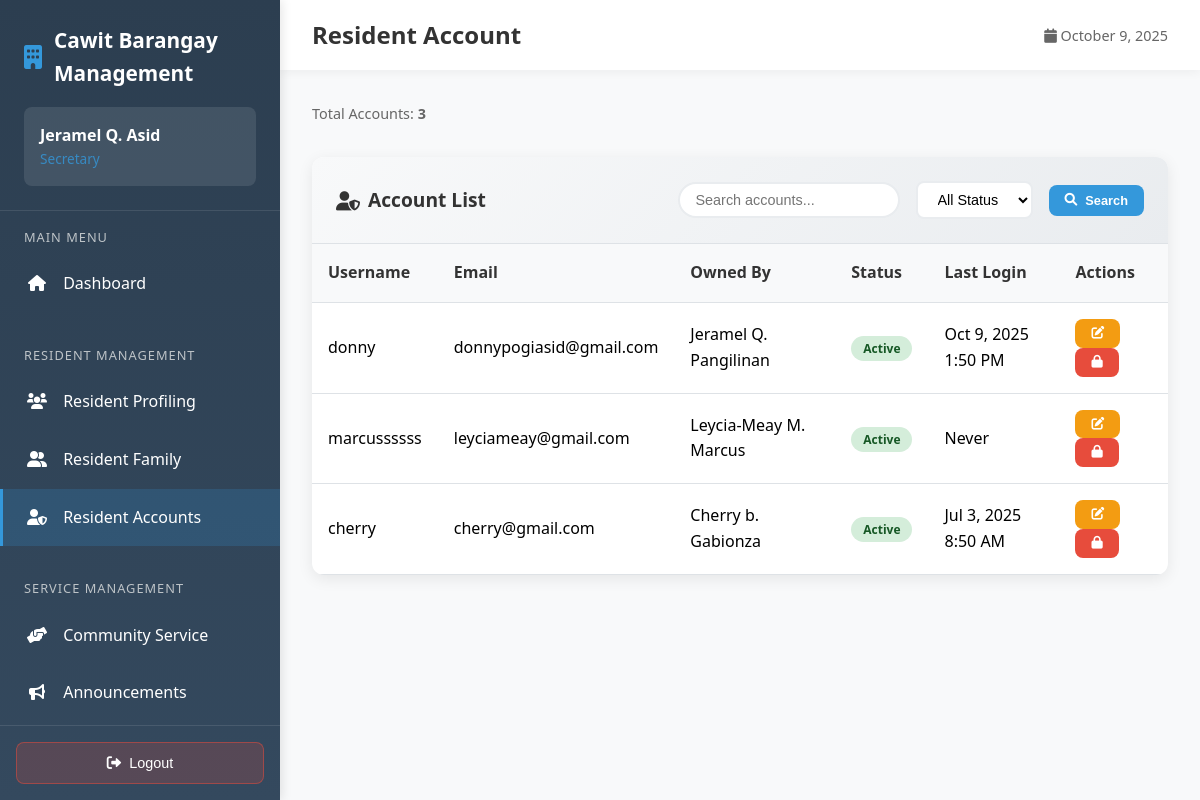
The page /employee/sec/resident_account.php (signed in) on the database its author committed.
### tables this page shows
CREATE TABLE `resident_accounts` (
  `id` int(11) NOT NULL,
  `resident_id` int(11) NOT NULL,
  `username` varchar(50) NOT NULL,
  `email` varchar(100) NOT NULL,
  `password` varchar(255) NOT NULL,
  `is_verified` tinyint(1) DEFAULT 0,
  `verification_token` varchar(100) DEFAULT NULL,
  `last_login` datetime DEFAULT NULL,
  `login_attempts` int(11) DEFAULT 0,
  `account_locked` tinyint(1) DEFAULT 0,
  `created_at` timestamp NOT NULL DEFAULT current_timestamp(),
  `updated_at` timestamp NOT NULL DEFAULT current_timestamp() ON UPDATE current_timestamp()
);

CREATE TABLE `residents` (
  `id` int(11) NOT NULL,
  `first_name` varchar(100) NOT NULL,
  `middle_initial` varchar(1) DEFAULT NULL,
  `last_name` varchar(100) NOT NULL,
  `full_name` varchar(255) DEFAULT NULL,
  `suffix` varchar(50) DEFAULT NULL,
  `age` int(11) NOT NULL,
  `contact_number` varchar(20) NOT NULL,
  `zone` enum('Zone 1A','Zone 1B','Zone 2A','Zone 2B','Zone 3A','Zone 3B','Zone 4A','Zone 4B','Zone 5A','Zone 5B','Zone 6A','Zone 6B','Zone 7A','Zone 7B') NOT NULL DEFAULT 'Zone 1A',
  `email` varchar(100) DEFAULT NULL,
  `created_at` timestamp NOT NULL DEFAULT current_timestamp(),
  `updated_at` timestamp NOT NULL DEFAULT current_timestamp() ON UPDATE current_timestamp(),
  `photo_path` varchar(255) DEFAULT NULL,
  `face_descriptor` text DEFAULT NULL,
  `face_embedding` text DEFAULT NULL,
  `face_photo` longtext DEFAULT NULL,
  `liveness_verified` tinyint(1) DEFAULT 0,
  `total_volunteer_hours` decimal(6,1) DEFAULT 0.0,
  `total_volunteer_events` int(11) DEFAULT 0,
  `last_volunteer_date` date DEFAULT NULL,
  `volunteer_status` enum('inactive','active','outstanding') DEFAULT 'inactive',
  `status` varchar(20) NOT NULL DEFAULT 'active'
);

### employee/sec/resident_account.php (the view, shortened to what this page needs)
<?php
require_once '../../config.php';
$search = isset($_GET['search']) ? mysqli_real_escape_string($connection, $_GET['search']) : '';
$page = isset($_GET['page']) ? intval($_GET['page']) : 1;
$records_per_page = 10;
$offset = ($page - 1) * $records_per_page;
$where_conditions = [];
$where_clause = !empty($where_conditions) ? 'WHERE ' . implode(' AND ', $where_conditions) : '';
$count_query = "SELECT COUNT(*) as total FROM resident_accounts ra
                LEFT JOIN residents r ON ra.resident_id = r.id
                $where_clause";
$count_result = mysqli_query($connection, $count_query);
$total_records = mysqli_fetch_assoc($count_result)['total'];
$residents_query = "SELECT ra.*, r.id as resident_number, r.full_name
                   FROM resident_accounts ra
                   LEFT JOIN residents r ON ra.resident_id = r.id
                   $where_clause
                   ORDER BY ra.created_at DESC
                   LIMIT $records_per_page OFFSET $offset";
$residents_result = mysqli_query($connection, $residents_query);
?>
<!DOCTYPE html>
<html lang="en">
<head>
	<link href="https://cdnjs.cloudflare.com/ajax/libs/font-awesome/6.0.0/css/all.min.css" rel="stylesheet">
	<link href="https://cdn.jsdelivr.net/npm/sweetalert2@11.7.32/dist/sweetalert2.min.css" rel="stylesheet">
</head>
<body>
	<nav class="sidebar" id="sidebar">
		<div class="sidebar-header">
			<div class="sidebar-brand">
				<i class="fas fa-building"></i>
				Cawit Barangay Management
			</div>
			<div class="user-info">
				<div class="user-name"><?php echo $_SESSION['full_name']; ?></div>
				<div class="user-role">Secretary</div>
			</div>
		</div>
		<div class="sidebar-nav">
			<div class="nav-section">
				<div class="nav-section-title">Main Menu</div>
				<a href="dashboard.php" class="nav-item">
					<i class="fas fa-home"></i>
					Dashboard
				</a>
			</div>
			<div class="nav-section">
				<div class="nav-section-title">Resident Management</div>
				<a href="resident-profiling.php" class="nav-item">
					<i class="fas fa-users"></i>
					Resident Profiling
				</a>
				<a href="resident_family.php" class="nav-item">
                    <i class="fas fa-user-friends"></i>
                    Resident Family
                </a>
				<a href="resident_account.php" class="nav-item active">
					<i class="fas fa-user-shield"></i>
					Resident Accounts
				</a>
			</div>
			<div class="nav-section">
				<div class="nav-section-title">Service Management</div>
				<a href="community_service.php" class="nav-item">
					<i class="fas fa-hands-helping"></i>
					Community Service
				</a>
				<a href="announcements.php" class="nav-item">
					<i class="fas fa-bullhorn"></i>
					Announcements
				</a>
				<a href="complaints.php" class="nav-item">
				</a>
			</div>
		</div>
		<div class="logout-section">
            <form action="../../employee/logout.php" method="POST" id="logoutForm" style="width: 100%;">
                <button type="button" class="logout-btn" onclick="handleLogout()">
                    <i class="fas fa-sign-out-alt"></i>
                    Logout
                </button>
            </form>
        </div>
	</nav>
	<div class="main-content">
		<div class="top-bar">
			<h1 class="page-title">Resident Account</h1>
			<div style="display: flex; align-items: center; gap: 1rem;">
				<span style="color: #666; font-size: 0.9rem;">
					<i class="fas fa-calendar"></i> <?php echo date('F j, Y'); ?>
				</span>
			</div>
		</div>
		<div class="content-area">
			<div class="action-buttons">
				<div style="color: #666; font-size: 0.9rem;">
					Total Accounts: <strong><?php echo $total_records; ?></strong>
				</div>
			</div>
			<div class="table-card">
				<div class="table-header">
					<div class="table-title">
						<i class="fas fa-user-shield"></i>
						Account List
					</div>
					<div class="search-filters">
						<form method="GET" style="display: flex; gap: 1rem; align-items: center;">
							<input type="text" name="search" placeholder="Search accounts..."
								   class="search-input" value="<?php echo htmlspecialchars($search); ?>">
							<select name="status" class="filter-select">
								<option value="">All Status</option>
							</select>
							<button type="submit" class="btn btn-primary btn-sm">
								<i class="fas fa-search"></i> Search
							</button>
						</form>
					</div>
				</div>
				<div class="table-responsive">
					<table class="table">
						<thead>
							<tr>
								<th>Username</th>
								<th>Email</th>
								<th>Owned By</th>
								<th>Status</th>
								<th>Last Login</th>
								<th>Actions</th>
							</tr>
						</thead>
						<tbody>
							<?php if (mysqli_num_rows($residents_result) > 0): ?>
								<?php while ($account = mysqli_fetch_assoc($residents_result)): ?>
									<tr>
										<td><?php echo htmlspecialchars($account['username']); ?></td>
										<td><?php echo htmlspecialchars($account['email']); ?></td>
										<td><?php echo htmlspecialchars($account['full_name'] ?? 'N/A'); ?></td>
										<td>
											<span class="status-badge status-<?php echo $account['account_locked'] ? 'inactive' : 'active'; ?>">
												<?php echo $account['account_locked'] ? 'Locked' : 'Active'; ?>
											</span>
										</td>
										<td>
											<?php echo $account['last_login'] ? date('M j, Y g:i A', strtotime($account['last_login'])) : 'Never'; ?>
										</td>
										<td>
											<button class="btn btn-warning btn-sm" onclick="editAccount(<?php echo htmlspecialchars(json_encode($account)); ?>)">
												<i class="fas fa-edit"></i>
											</button>
											<?php if ($account['account_locked']): ?>
												<button class="btn btn-success btn-sm" onclick="unlockAccount(<?php echo $account['id']; ?>)">
													<i class="fas fa-unlock"></i>
												</button>
											<?php else: ?>
												<button class="btn btn-danger btn-sm" onclick="lockAccount(<?php echo $account['id']; ?>)">
													<i class="fas fa-lock"></i>
												</button>
											<?php endif; ?>
										</td>
									</tr>
								<?php endwhile; ?>
							<?php endif; ?>
						</tbody>
					</table>
				</div>
			</div>
		</div>
	</div>
</body>
</html>

### employee/sec/resident_account.php (style rules this page uses)
* { margin: 0; padding: 0; box-sizing: border-box; }
body { font-family: 'Segoe UI', Tahoma, Geneva, Verdana, sans-serif; background: #f8f9fa; line-height: 1.6; overflow-x: hidden; }
.sidebar { position: fixed; left: 0; top: 0; width: 280px; height: 100vh; background: linear-gradient(180deg, #2c3e50 0%, #34495e 100%); color: white; transition: transform 0.3s ease; z-index: 1000; box-shadow: 2px 0 10px rgba(0,0,0,0.1); display: flex; flex-direction: column; }
.sidebar-header { padding: 1.5rem; border-bottom: 1px solid rgba(255,255,255,0.1); flex-shrink: 0; }
.sidebar-brand { display: flex; align-items: center; font-size: 1.3rem; font-weight: bold; margin-bottom: 0.5rem; }
.sidebar-brand i { margin-right: 12px; font-size: 1.5rem; color: #3498db; }
.user-info { margin-top: 1rem; padding: 1rem; background: rgba(255,255,255,0.1); border-radius: 8px; }
.user-name { font-weight: bold; font-size: 1rem; }
.user-role { font-size: 0.85rem; opacity: 0.8; color: #3498db; }
.sidebar-nav { padding: 1rem 0; flex: 1; overflow-y: auto; }
.nav-section { margin-bottom: 2rem; }
.nav-section-title { padding: 0 1.5rem; font-size: 0.8rem; text-transform: uppercase; letter-spacing: 1px; color: #bdc3c7; margin-bottom: 0.5rem; }
.nav-item { display: block; padding: 1rem 1.5rem; color: white; text-decoration: none; transition: all 0.3s ease; position: relative; border-left: 3px solid transparent; }
.nav-item.active { background: rgba(52, 152, 219, 0.2); border-left-color: #3498db; }
.nav-item i { margin-right: 12px; width: 20px; text-align: center; }
.logout-section { padding: 1rem; border-top: 1px solid rgba(255,255,255,0.1); flex-shrink: 0; margin-top: auto; }
.logout-btn { width: 100%; background: rgba(231, 76, 60, 0.2); color: white; border: 1px solid rgba(231, 76, 60, 0.5); padding: 0.75rem; border-radius: 8px; cursor: pointer; transition: all 0.3s ease; font-size: 0.9rem; display: flex; align-items: center; justify-content: center; gap: 0.5rem; }
.main-content { margin-left: 280px; min-height: 100vh; transition: margin-left 0.3s ease; }
.top-bar { background: white; padding: 1rem 2rem; box-shadow: 0 2px 10px rgba(0,0,0,0.05); display: flex; justify-content: space-between; align-items: center; }
.page-title { font-size: 1.5rem; color: #333; font-weight: 600; }
.content-area { padding: 2rem; }
.btn { padding: 0.75rem 1.5rem; border: none; border-radius: 8px; cursor: pointer; font-size: 0.9rem; font-weight: 600; transition: all 0.3s ease; display: inline-flex; align-items: center; gap: 0.5rem; text-decoration: none; }
.btn-primary { background: #3498db; color: white; }
.btn-warning { background: #f39c12; color: white; }
.btn-danger { background: #e74c3c; color: white; }
.btn-sm { padding: 0.5rem 1rem; font-size: 0.8rem; }
.table-card { background: white; border-radius: 12px; box-shadow: 0 4px 15px rgba(0,0,0,0.08); overflow: hidden; }
.table-header { padding: 1.5rem; background: linear-gradient(135deg, #f8f9fa 0%, #e9ecef 100%); border-bottom: 1px solid #dee2e6; display: flex; justify-content: space-between; align-items: center; flex-wrap: wrap; gap: 1rem; }
.table-title { font-size: 1.2rem; font-weight: 600; color: #333; display: flex; align-items: center; gap: 0.5rem; }
.search-filters { display: flex; gap: 1rem; align-items: center; flex-wrap: wrap; }
.search-input { padding: 0.5rem 1rem; border: 2px solid #e9ecef; border-radius: 25px; font-size: 0.9rem; min-width: 200px; }
.filter-select { padding: 0.5rem 1rem; border: 2px solid #e9ecef; border-radius: 8px; font-size: 0.9rem; background: white; }
.table-responsive { overflow-x: auto; }
.table { width: 100%; border-collapse: collapse; }
.table th, .table td { padding: 1rem; text-align: left; border-bottom: 1px solid #dee2e6; }
.table th { background: #f8f9fa; font-weight: 600; color: #333; position: sticky; top: 0; z-index: 10; }
.status-badge { padding: 0.25rem 0.75rem; border-radius: 15px; font-size: 0.75rem; font-weight: bold; text-transform: capitalize; }
.status-active { background: #d4edda; color: #155724; }
.action-buttons { display: flex; justify-content: space-between; align-items: center; margin-bottom: 2rem; flex-wrap: wrap; gap: 1rem; }

### rows shown on the page
resident_accounts: username "donny", email "donnypogiasid@gmail.com", resident.full_name "Jeramel Q. Pangilinan", account_locked "Active", last_login "Oct 9, 2025 1:50 PM"
resident_accounts: username "marcussssss", email "leyciameay@gmail.com", resident.full_name "Leycia-Meay M. Marcus", account_locked "Active", shows "Never"
resident_accounts: username "cherry", email "cherry@gmail.com", resident.full_name "Cherry b. Gabionza", account_locked "Active", last_login "Jul 3, 2025 8:50 AM"

### other values the page prints
$_SESSION['full_name'] "Jeramel Q. Asid"
$total_records "3"
